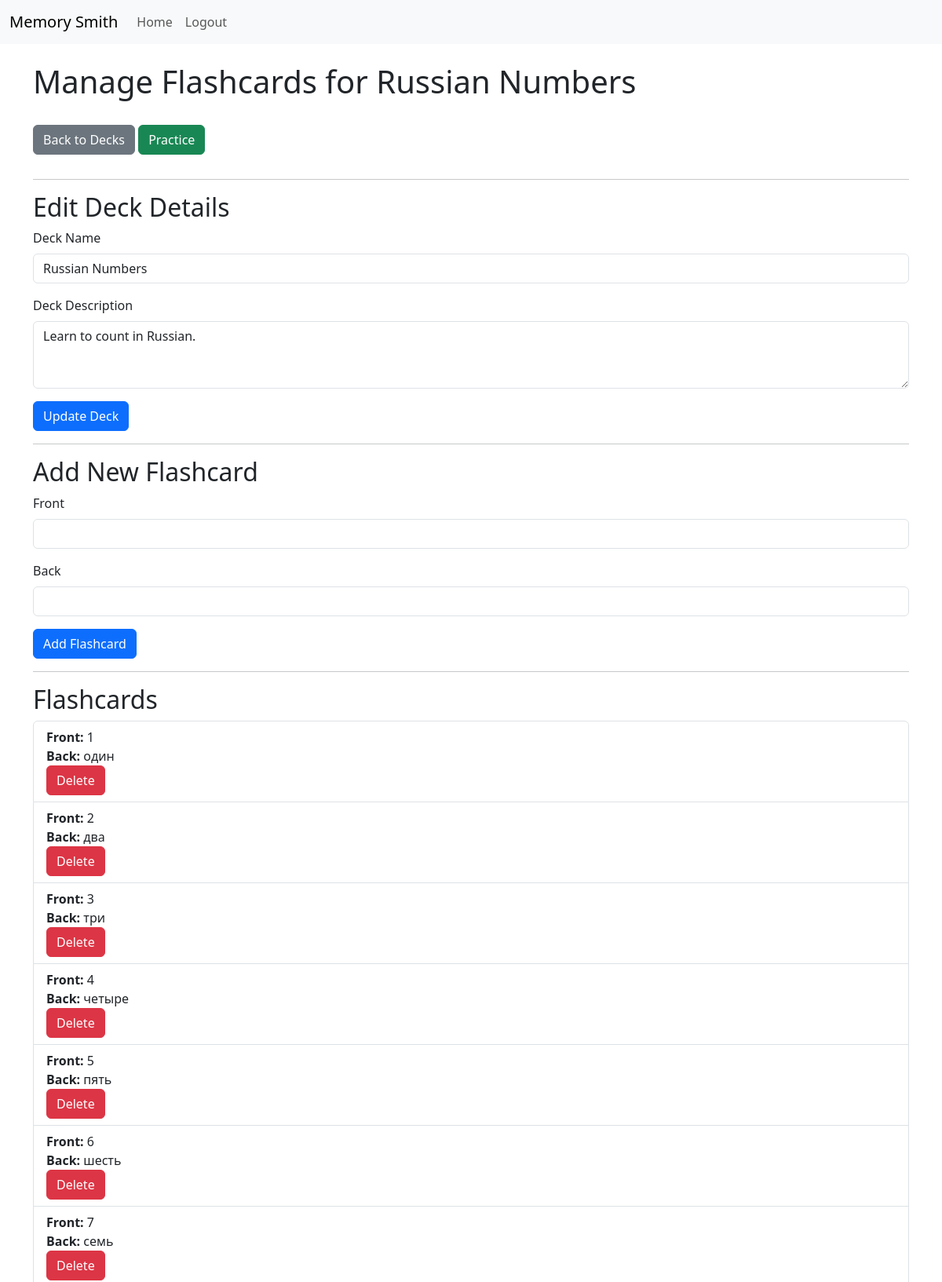
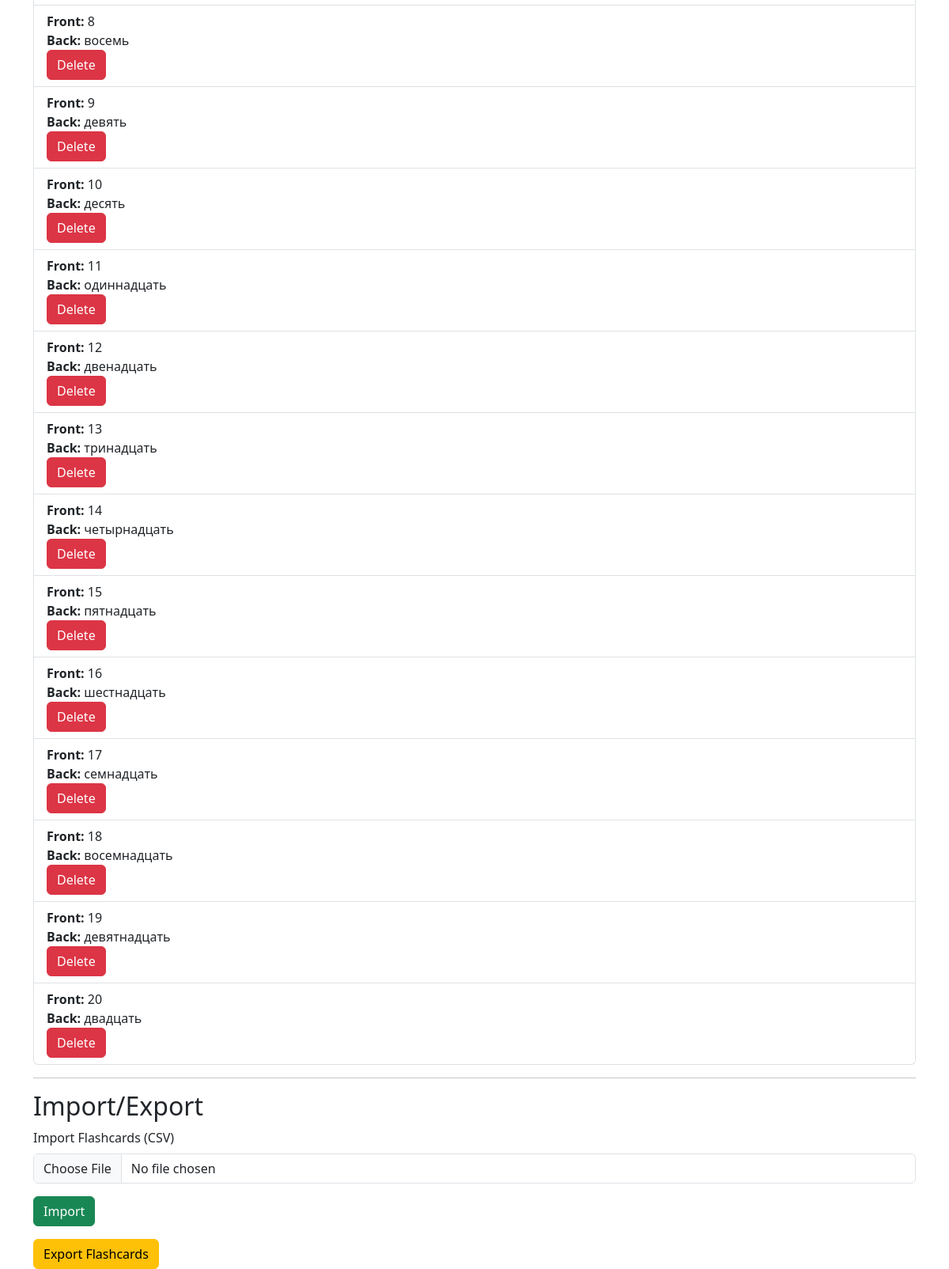
The page /decks/1/flashcards (signed in) on the database its author committed (2 pictures, top to bottom).
### app.py (models this page shows, shortened)
class Deck(db.Model):
    id = db.Column(db.Integer, primary_key=True)
    name = db.Column(db.String(150), nullable=False)
    description = db.Column(db.String(250), nullable=True)
    user_id = db.Column(db.Integer, nullable=False)
    last_practiced = db.Column(db.DateTime, nullable=True, default=datetime.utcnow())  # This will store the last practice time
    flashcards = db.relationship('Flashcard', backref='deck', lazy=True)

class Flashcard(db.Model):
    id = db.Column(db.Integer, primary_key=True)
    deck_id = db.Column(db.Integer, db.ForeignKey('deck.id'), nullable=False)
    front = db.Column(db.String(500), nullable=False)  # Text or image path
    back = db.Column(db.String(500), nullable=False)  # Text or image path

### app.py (the view, shortened to what this page needs)
@app.route('/decks/<int:deck_id>/flashcards', methods=['GET', 'POST'])
def manage_flashcards(deck_id):
    deck = Deck.query.get_or_404(deck_id)
    if deck.user_id != session['user_id']:
        flash('You do not have permission to access this deck.', 'danger')
        return redirect(url_for('home'))
    flashcards = Flashcard.query.filter_by(deck_id=deck_id).all()
    return render_template('manage_flashcards.html', deck=deck, flashcards=flashcards)

### templates/manage_flashcards.html (shortened to what this page needs)
{% extends 'base.html' %}
{% block content %}
<h1>Manage Flashcards for {{ deck.name }}</h1>
<div class="mt-3">
    <a href="{{ url_for('home') }}" class="btn btn-secondary" style="margin-top: 15px; margin-bottom: 15px;">Back to Decks</a>
    <a href="{{ url_for('practice_settings', deck_id=deck.id) }}" class="btn btn-success btn-m" style="margin-top: 15px; margin-bottom: 15px;">Practice</a>
</div>
<hr>
<h2>Edit Deck Details</h2>
<form method="POST">
    <div class="mb-3">
        <label for="deck_name" class="form-label">Deck Name</label>
        <input type="text" class="form-control" id="deck_name" name="deck_name" value="{{ deck.name }}" required>
    </div>
    <div class="mb-3">
        <label for="deck_description" class="form-label">Deck Description</label>
        <textarea class="form-control" id="deck_description" name="deck_description" rows="3">{{ deck.description }}</textarea>
    </div>
    <button type="submit" class="btn btn-primary">Update Deck</button>
</form>
<hr>
<h2>Add New Flashcard</h2>
<form method="POST">
    <div class="mb-3">
        <label for="front" class="form-label">Front</label>
        <input type="text" class="form-control" id="front" name="front" required>
    </div>
    <div class="mb-3">
        <label for="back" class="form-label">Back</label>
        <input type="text" class="form-control" id="back" name="back" required>
    </div>
    <button type="submit" class="btn btn-primary">Add Flashcard</button>
</form>
<hr>
<h2>Flashcards</h2>
<ul class="list-group">
    {% for flashcard in flashcards %}
    <li class="list-group-item">
        <strong>Front:</strong> {{ flashcard.front }}<br>
        <strong>Back:</strong> {{ flashcard.back }}
        <form action="{{ url_for('delete_flashcard', flashcard_id=flashcard.id) }}" method="post">
            <button type="submit" class="btn btn-danger">Delete</button>
        </form>
    </li>
    {% endfor %}
</ul>
<hr>
<h2>Import/Export</h2>
<form method="POST" action="{{ url_for('import_csv', deck_id=deck.id) }}" enctype="multipart/form-data">
    <div class="mb-3">
        <label for="file" class="form-label">Import Flashcards (CSV)</label>
        <input type="file" class="form-control" id="file" name="file" accept=".csv" required>
    </div>
    <button type="submit" class="btn btn-success">Import</button>
</form>
<a href="{{ url_for('export_csv', deck_id=deck.id) }}" class="btn btn-warning mt-3">Export Flashcards</a>
{% endblock %}

### templates/base.html (shortened to what this page needs)
<!DOCTYPE html>
<html lang="en">
<head>
    <link href="https://cdn.jsdelivr.net/npm/bootstrap@5.3.0-alpha1/dist/css/bootstrap.min.css" rel="stylesheet">
</head>
<body>
    {% block navbar %}
        <nav class="navbar navbar-expand-lg navbar-light bg-light">
            <div class="container-fluid">
                <a class="navbar-brand" href="{{ url_for('home') }}">Memory Smith</a>
                <div class="collapse navbar-collapse" id="navbarNav">
                    <ul class="navbar-nav">
                        <li class="nav-item">
                            <a class="nav-link" href="{{ url_for('home') }}">Home</a>
                        </li>
                        {% if 'user_id' in session %}
                            <li class="nav-item">
                                <a class="nav-link" href="{{ url_for('logout') }}">Logout</a>
                            </li>
                        {% endif %}
                    </ul>
                </div>
            </div>
        </nav>
    {% endblock %}
    <div class="container mt-4">
        {% block content %}
        {% endblock %}
    </div>
</body>
</html>

### rows shown on the page
Deck: name "Russian Numbers", deck_name "Russian Numbers", deck_description "Learn to count in Russian."
Flashcard: front "1", back "один"
Flashcard: front "2", back "два"
Flashcard: front "3", back "три"
Flashcard: front "4", back "четыре"
Flashcard: front "5", back "пять"
Flashcard: front "6", back "шесть"
Flashcard: front "7", back "семь"
Flashcard: front "8", back "восемь"
Flashcard: front "9", back "девять"
Flashcard: front "10", back "десять"
Flashcard: front "11", back "одиннадцать"
Flashcard: front "12", back "двенадцать"
Flashcard: front "13", back "тринадцать"
Flashcard: front "14", back "четырнадцать"
Flashcard: front "15", back "пятнадцать"
Flashcard: front "16", back "шестнадцать"
Flashcard: front "17", back "семнадцать"
Flashcard: front "18", back "восемнадцать"
Flashcard: front "19", back "девятнадцать"
Flashcard: front "20", back "двадцать"
